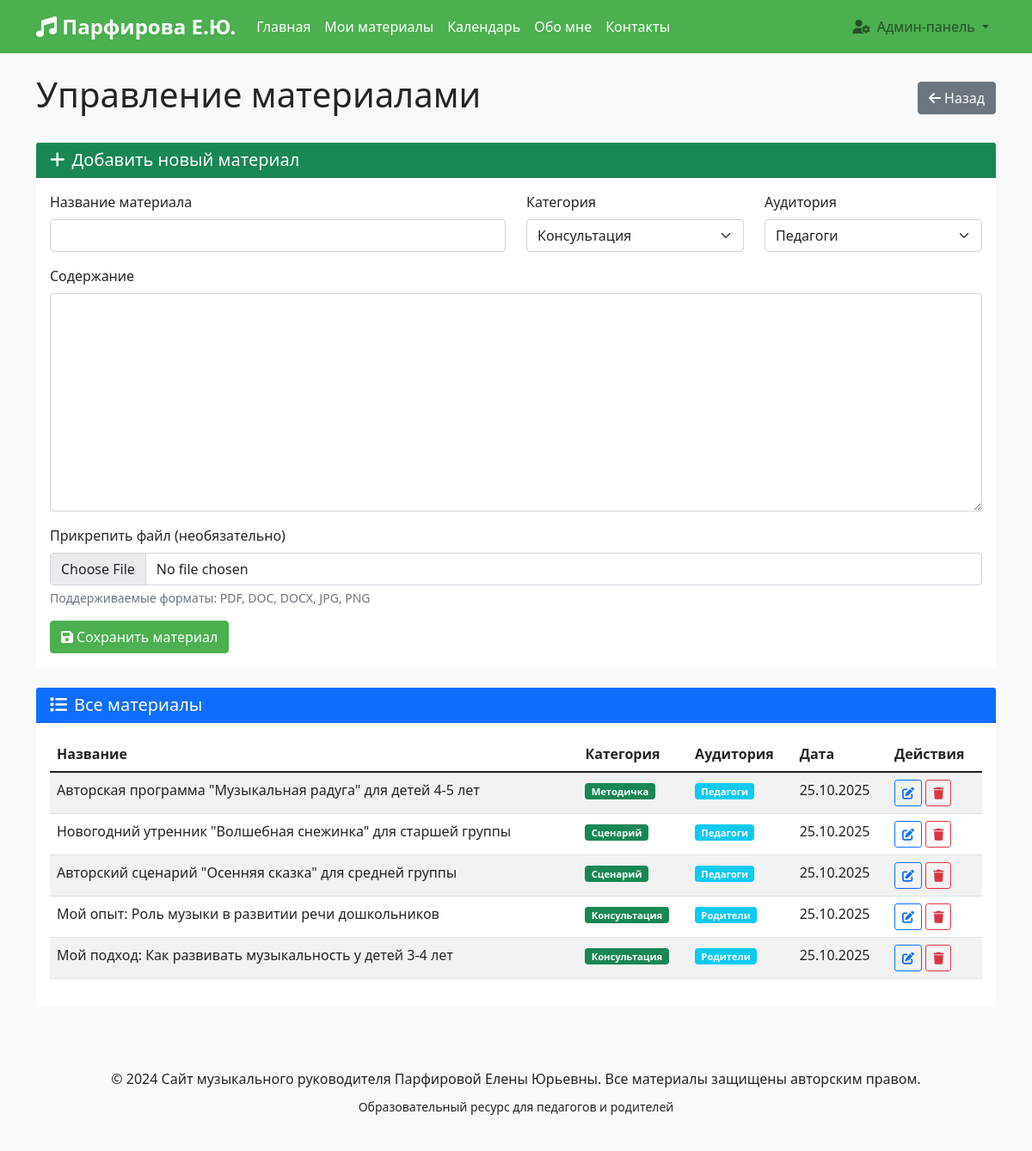
Page /admin/materials (signed in) on the earlier database version.
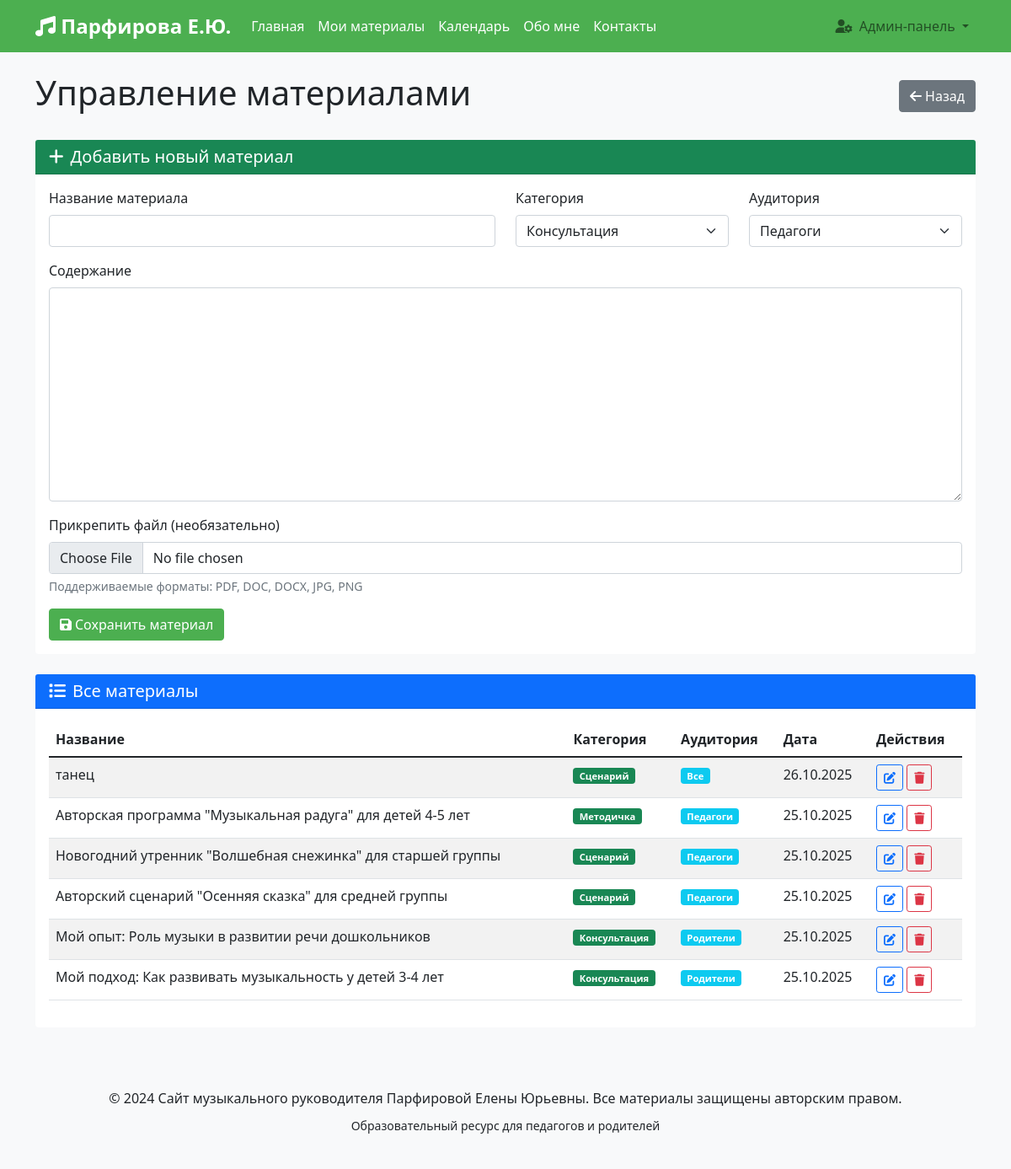
Same page on the later database version.
### models.py (models this page shows)
class Material(db.Model):
    id = db.Column(db.Integer, primary_key=True)
    title = db.Column(db.String(200), nullable=False)
    content = db.Column(db.Text, nullable=False)
    category = db.Column(db.String(50), nullable=False)
    target_audience = db.Column(db.String(50), nullable=False)
    created_date = db.Column(db.DateTime, nullable=False, default=lambda: datetime.now(timezone.utc))
    file_path = db.Column(db.String(300))
    is_published = db.Column(db.Boolean, default=True)

### app.py (the view, shortened to what this page needs)
@app.route('/admin/materials', methods=['GET', 'POST'])
@login_required
def admin_materials():
    form = MaterialForm()
    materials_list = Material.query.order_by(Material.created_date.desc()).all()
    return render_template('admin/materials.html', form=form, materials=materials_list)

### forms.py
class MaterialForm(FlaskForm):
    title = StringField('Название', validators=[DataRequired(), Length(max=200)])
    content = TextAreaField('Содержание', validators=[DataRequired()])
    category = SelectField('Категория', choices=[
        ('consultation', 'Консультация'),
        ('scenario', 'Сценарий праздника'),
        ('methodical', 'Методическая разработка'),
        ('article', 'Статья')
    ], validators=[DataRequired()])
    target_audience = SelectField('Для кого', choices=[
        ('teachers', 'Педагоги'),
        ('parents', 'Родители'),
        ('all', 'Все')
    ], validators=[DataRequired()])
    file = FileField('Файл', validators=[FileAllowed(['pdf', 'doc', 'docx', 'jpg', 'png'], 'Только документы и изображения!')])

### app.py (called while the page is built)
@login_manager.user_loader
def load_user(user_id):
    return db.session.get(User, int(user_id))

### templates/admin/materials.html (shortened to what the changed rows need)
{% extends "base.html" %}
{% block content %}
<div class="container mt-4">
    <div class="d-flex justify-content-between align-items-center mb-4">
        <h1>Управление материалами</h1>
    </div>
    <div class="card">
        <div class="card-body">
            <div class="table-responsive">
                <table class="table table-striped">
                    <thead>
                        <tr>
                            <th>Название</th>
                            <th>Категория</th>
                            <th>Аудитория</th>
                            <th>Дата</th>
                            <th>Действия</th>
                        </tr>
                    </thead>
                    <tbody>
                        {% for material in materials %}
                        <tr>
                            <td>{{ material.title }}</td>
                            <td>
                                <span class="badge bg-success">
                                    {% if material.category == 'consultation' %}Консультация
                                    {% elif material.category == 'scenario' %}Сценарий
                                    {% elif material.category == 'methodical' %}Методичка
                                    {% else %}Статья{% endif %}
                                </span>
                            </td>
                            <td>
                                <span class="badge bg-info">
                                    {% if material.target_audience == 'teachers' %}Педагоги
                                    {% elif material.target_audience == 'parents' %}Родители
                                    {% else %}Все{% endif %}
                                </span>
                            </td>
                            <td>{{ material.created_date.strftime('%d.%m.%Y') }}</td>
                            <td>
                                <a href="{{ url_for('edit_material', material_id=material.id) }}"
                                    class="btn btn-sm btn-outline-primary">
                                    <i class="fas fa-edit"></i>
                                </a>
                                <a href="{{ url_for('delete_material', material_id=material.id) }}"
                                    class="btn btn-sm btn-outline-danger" onclick="return confirm('Удалить материал?')">
                                    <i class="fas fa-trash"></i>
                                </a>
                            </td>
                        </tr>
                        {% endfor %}
                    </tbody>
                </table>
            </div>
        </div>
    </div>
</div>
{% endblock %}

Differences in the rows shown:
added Material: title "танец", category "Сценарий", target_audience "Все", created_date "26.10.2025"
